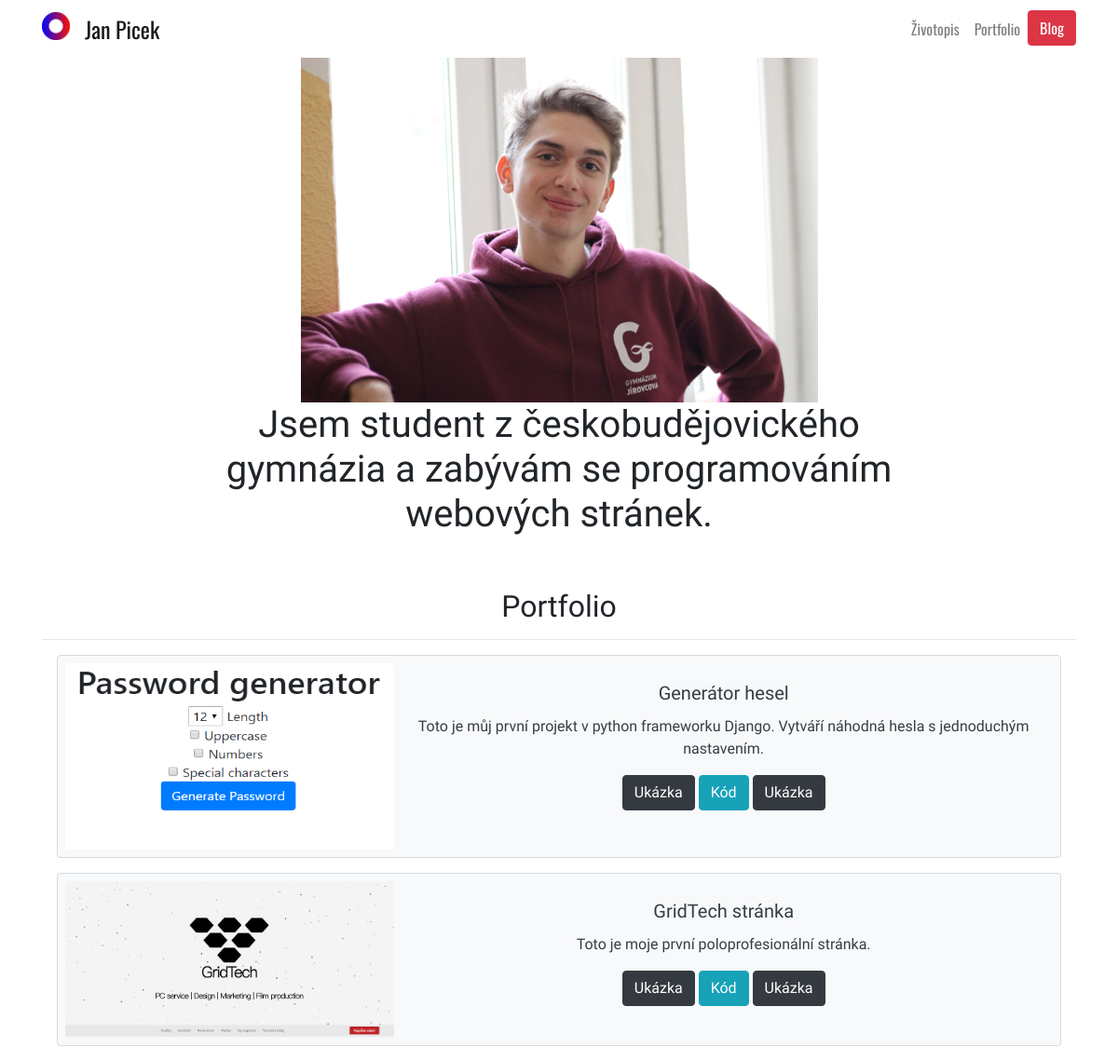
The page / on the database its author committed.
### portfolio/models.py (models this page shows, shortened)
class Project(models.Model):
    title = models.CharField(max_length=100)
    description = models.CharField(max_length=200)
    image = models.ImageField(upload_to='portfolio/images/')
    url = models.URLField(blank=True)
    show1 = models.ImageField(upload_to='portfolio/images/')
    show2 = models.ImageField(upload_to='portfolio/images/')

### portfolio/views.py (the view)
# urls.py: 2. Add a URL to urlpatterns:  path('', views.home, name='home')
def home(request):
    projects = Project.objects.all()
    return render(request, 'home.html', {'projects':projects, 'i':0})

### portfolio/templates/home.html
{% extends 'base.html' %}
{% load static %}
{% block content %}
<img src="{% static 'portfolio/imageofme2.jfif' %}" style="width:50%;height:50%;">
<div class="row justify-content-center mb-3" id="junk">
  <div class="col-md-9 text-center">
    <h1>Jsem student z českobudějovického gymnázia a zabývám se programováním webových stránek.</h1>
  </div>
</div>
<h2 class="mt-5">Portfolio</h2>
<hr/>
{% for project in projects %}
  <div class="card m-3 p-2 alert-secondary bg-light">
    <div class="row no-gutters">
      <div class="col-md-4 ">
        <img src="{{ project.image.url }}" class="card-img-top" alt="project {{ forloop.counter }}" style="max-height: 200px;">
      </div>
      <div class="col-md-8">
        <div class="card-body">
          <h5 class="card-title">{{ project.title }}</h5>
          <p class="card-text">{{ project.description }}</p>
          <a href="{{ project.show1.url }}" class="btn btn-dark" target="_blank">Ukázka</a>
          <a href="{{ project.url }}" class="btn btn-info" target="_blank">Kód</a>
          <a href="{{ project.show2.url }}" class="btn btn-dark" target="_blank">Ukázka</a>
        </div>
      </div>
    </div>
  </div>
{% endfor %}
{% endblock %}

### portfolio/templates/base.html (shortened to what this page needs)
{% load static %}
<!doctype html>
<html lang="en">
<head>
  <link rel="stylesheet" href="https://stackpath.bootstrapcdn.com/bootstrap/4.4.1/css/bootstrap.min.css">
  <link rel="stylesheet" href="{% static 'portfolio/custom.css' %}">
</head>
<body>
  <nav class="navbar navbar-expand-md navbar-light">
    <div class="container">
      <a class="navbar-brand display-6" href="{% url 'home' %}" style="font-size: 150%">
        <img src="{% static 'portfolio/Logo.png' %}" width="30" height="30" alt="logo" class="d-inline-block mr-3 align-top"><span>Jan Picek</span>
      </a>
      <div class="collapse navbar-collapse text-center" id="navbarNav">
        <ul class="navbar-nav ml-auto">
          <li class="nav-item">
            <a class="nav-link" href="{% static 'portfolio/Pruzkum_protokol.docx' %}">Životopis</a>
          </li>
          <li class="nav-item">
            <a class="nav-link" href="{% url 'home' %}">Portfolio</a>
          </li>
          <li class="nav-item">
            <a role="button" class="btn btn-danger" href="{% url 'blog:all_blogs' %}">Blog</a>
          </li>
        </ul>
      </div>
    </div>
  </nav>
  <div class="container text-center">
    {% block content %}
    {% endblock %}
  </div>
</body>
</html>

### portfolio/static/portfolio/custom.css (style rules this page uses)
#junk { font-family: 'Oxygen', sans-serif; }
body { font-family: 'Oxygen', sans-serif; }
.navbar { font-family: 'Oswald', sans-serif; }

### rows shown on the page
Project: image (picture), title "Generátor hesel", description "Toto je můj první projekt v python frameworku Django. Vytváří náhodná hesla s jednoduchým nastavením."
Project: image (picture), title "GridTech stránka", description "Toto je moje první poloprofesionální stránka."
